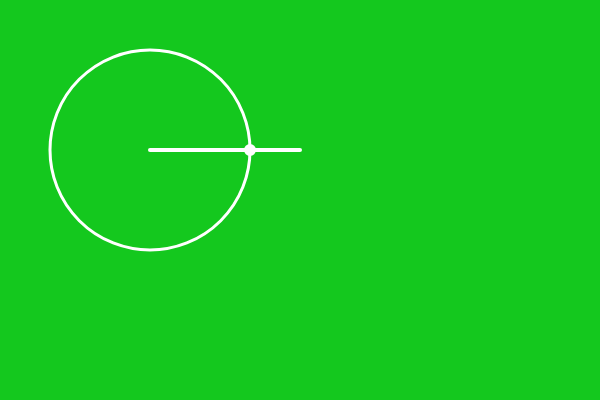
Frame 1 (no input)
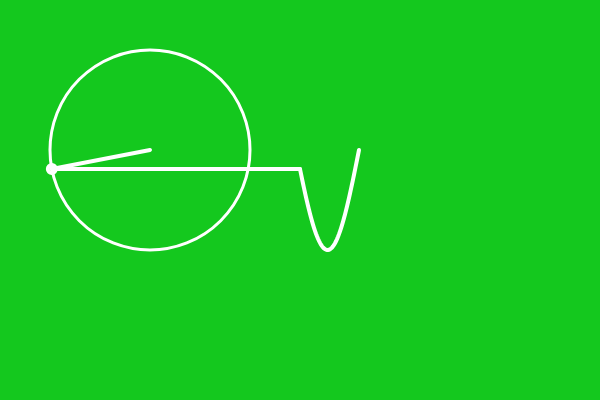
Frame 60 (no input)
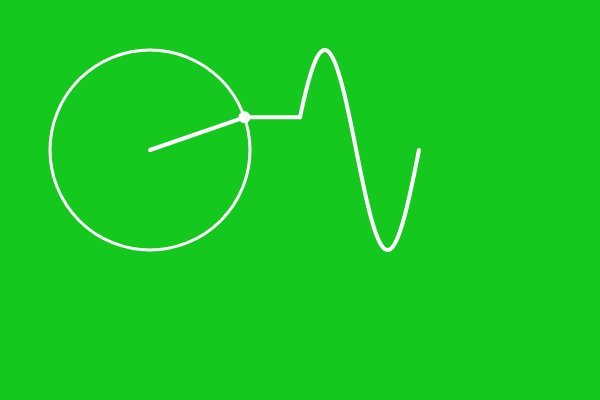
Frame 120 (the mouse pressed at the canvas centre since frame 60)

The p5.js sketch that drew these frames (run headless with seeded random() and noise() and a simulated clock; from frame 60 on, the mouse is pressed at the canvas centre):

// p5.js sketch
// ── sketch.js
let time = 0;
let wave = [];

function setup() {
	createCanvas(600, 400);
}

function draw() {
	background(20, 200, 30);

	translate(150, 150);

	let radius = 100;

	stroke(255);
	noFill();
	strokeWeight(3);
	ellipse(0, 0, 2*radius);

	strokeWeight(4);
	let x = radius * cos(time);
	let y = radius * sin(time);

	wave.unshift(y);

	line(0, 0, x, y);
	ellipse(x, y, 8);

	translate(150, 0);

	line(x - 150, y, 0, wave[0]);

	beginShape();
	noFill();
	for (j = 0; j < wave.length; j++) {
		vertex(j, wave[j]);
	}
	endShape();


	time += 0.05;

	//console.log( wave.length );
	if (wave.length > 500) {
//		print("wave size beigger than 500");
		wave.pop();
	}
}
